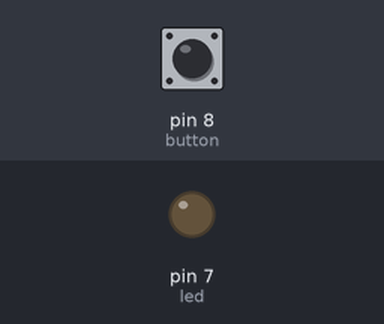
A sketch run on a simulated Arduino Uno, built with avr-gcc and run on an emulated ATmega328P. Parts: output pins drawn as LEDs (lit = HIGH). The inputs (shaded band) are chosen by the test bench; at power-on: pin 8 (button) LOW.

Above: at 1.2 s.
1.3 s: pin 8 (button) pulled HIGH for 0.15 s
At 1.4 s:
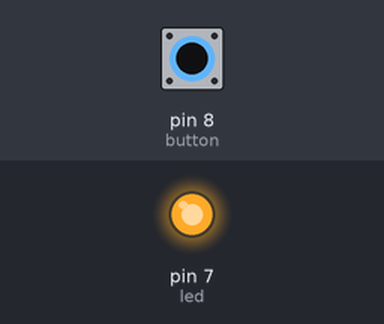
3.0 s: pin 8 (button) pulled HIGH for 3.2 s
At 6.8 s:
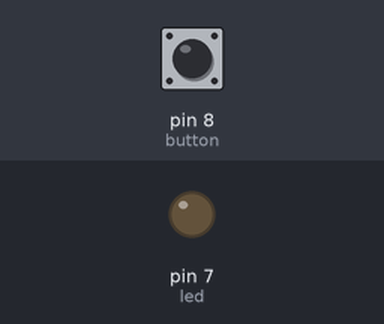
Timing chart, 0 to 8.3 s (numbered marks = the images above; inputs shaded):
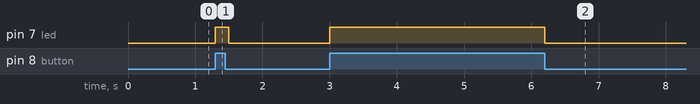

Measured:
- after the input at 1.3 s, pin 7 (led): LOW → HIGH at once, → LOW 0.20 s later
- after the input at 3.0 s, pin 7 (led): LOW → HIGH at once, → LOW 3.2 s later

The sketch:

button.ino
```cpp
int button = 8;
int led =7;

void setup()
{

pinMode(button,INPUT);
pinMode(led,OUTPUT);

}
void loop()
{

if(digitalRead(button))
{
  digitalWrite(led,HIGH);

  delay(100);
}

else
{
  digitalWrite(led,LOW);
}

}
```
